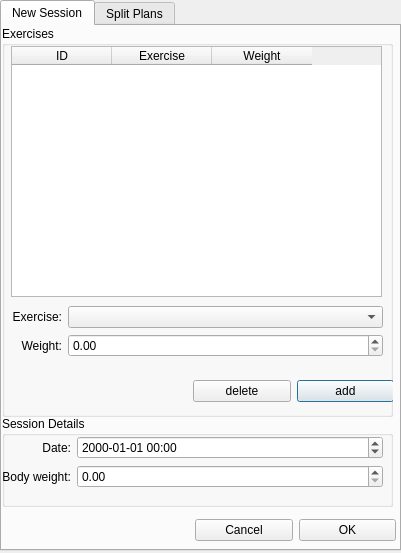
<?xml version="1.0" encoding="UTF-8"?>
<ui version="4.0">
 <class>Dialog</class>
 <widget class="QDialog" name="Dialog">
  <property name="geometry">
   <rect>
    <x>0</x>
    <y>0</y>
    <width>401</width>
    <height>553</height>
   </rect>
  </property>
  <property name="windowTitle">
   <string>Add Session</string>
  </property>
  <widget class="QTabWidget" name="tabWidget">
   <property name="geometry">
    <rect>
     <x>0</x>
     <y>0</y>
     <width>401</width>
     <height>551</height>
    </rect>
   </property>
   <property name="currentIndex">
    <number>0</number>
   </property>
   <widget class="QWidget" name="tab">
    <attribute name="title">
     <string>New Session</string>
    </attribute>
    <widget class="QGroupBox" name="groupBox">
     <property name="geometry">
      <rect>
       <x>0</x>
       <y>0</y>
       <width>391</width>
       <height>391</height>
      </rect>
     </property>
     <property name="title">
      <string>Exercises</string>
     </property>
     <widget class="QWidget" name="formLayoutWidget">
      <property name="geometry">
       <rect>
        <x>10</x>
        <y>280</y>
        <width>371</width>
        <height>61</height>
       </rect>
      </property>
      <layout class="QFormLayout" name="formLayout">
       <property name="labelAlignment">
        <set>Qt::AlignRight|Qt::AlignTrailing|Qt::AlignVCenter</set>
       </property>
       <item row="1" column="1">
        <widget class="QComboBox" name="exerciseComboBox">
         <property name="sizePolicy">
          <sizepolicy hsizetype="Expanding" vsizetype="Fixed">
           <horstretch>0</horstretch>
           <verstretch>0</verstretch>
          </sizepolicy>
         </property>
         <property name="sizeAdjustPolicy">
          <enum>QComboBox::AdjustToContents</enum>
         </property>
        </widget>
       </item>
       <item row="1" column="0">
        <widget class="QLabel" name="label">
         <property name="text">
          <string>Exercise:</string>
         </property>
         <property name="alignment">
          <set>Qt::AlignRight|Qt::AlignTrailing|Qt::AlignVCenter</set>
         </property>
        </widget>
       </item>
       <item row="2" column="0">
        <widget class="QLabel" name="label_2">
         <property name="text">
          <string>Weight:</string>
         </property>
         <property name="alignment">
          <set>Qt::AlignRight|Qt::AlignTrailing|Qt::AlignVCenter</set>
         </property>
        </widget>
       </item>
       <item row="2" column="1">
        <widget class="QDoubleSpinBox" name="weightSpinBox">
         <property name="sizePolicy">
          <sizepolicy hsizetype="Expanding" vsizetype="Fixed">
           <horstretch>0</horstretch>
           <verstretch>0</verstretch>
          </sizepolicy>
         </property>
         <property name="maximum">
          <double>500.000000000000000</double>
         </property>
        </widget>
       </item>
      </layout>
     </widget>
     <widget class="QWidget" name="gridLayoutWidget">
      <property name="geometry">
       <rect>
        <x>191</x>
        <y>340</y>
        <width>201</width>
        <height>51</height>
       </rect>
      </property>
      <layout class="QGridLayout" name="gridLayout">
       <item row="0" column="1">
        <widget class="QPushButton" name="addButton">
         <property name="text">
          <string>add</string>
         </property>
        </widget>
       </item>
       <item row="0" column="0">
        <widget class="QPushButton" name="deleteButton">
         <property name="text">
          <string>delete</string>
         </property>
        </widget>
       </item>
      </layout>
     </widget>
    </widget>
    <widget class="QTableWidget" name="exerciseTable">
     <property name="enabled">
      <bool>true</bool>
     </property>
     <property name="geometry">
      <rect>
       <x>9</x>
       <y>20</y>
       <width>371</width>
       <height>251</height>
      </rect>
     </property>
     <property name="editTriggers">
      <set>QAbstractItemView::NoEditTriggers</set>
     </property>
     <property name="selectionMode">
      <enum>QAbstractItemView::NoSelection</enum>
     </property>
     <column>
      <property name="text">
       <string>ID</string>
      </property>
     </column>
     <column>
      <property name="text">
       <string>Exercise</string>
      </property>
     </column>
     <column>
      <property name="text">
       <string>Weight</string>
      </property>
     </column>
    </widget>
    <widget class="QGroupBox" name="groupBox_2">
     <property name="geometry">
      <rect>
       <x>0</x>
       <y>390</y>
       <width>391</width>
       <height>91</height>
      </rect>
     </property>
     <property name="title">
      <string>Session Details</string>
     </property>
     <widget class="QWidget" name="formLayoutWidget_2">
      <property name="geometry">
       <rect>
        <x>0</x>
        <y>20</y>
        <width>381</width>
        <height>61</height>
       </rect>
      </property>
      <layout class="QFormLayout" name="formLayout_2">
       <property name="fieldGrowthPolicy">
        <enum>QFormLayout::AllNonFixedFieldsGrow</enum>
       </property>
       <property name="labelAlignment">
        <set>Qt::AlignRight|Qt::AlignTrailing|Qt::AlignVCenter</set>
       </property>
       <item row="0" column="0">
        <widget class="QLabel" name="label_3">
         <property name="text">
          <string>Date:</string>
         </property>
         <property name="alignment">
          <set>Qt::AlignRight|Qt::AlignTrailing|Qt::AlignVCenter</set>
         </property>
        </widget>
       </item>
       <item row="0" column="1">
        <widget class="QDateTimeEdit" name="dateTimeEdit">
         <property name="displayFormat">
          <string>yyyy-MM-dd hh:mm</string>
         </property>
        </widget>
       </item>
       <item row="1" column="0">
        <widget class="QLabel" name="label_4">
         <property name="text">
          <string>Body weight:</string>
         </property>
         <property name="alignment">
          <set>Qt::AlignRight|Qt::AlignTrailing|Qt::AlignVCenter</set>
         </property>
        </widget>
       </item>
       <item row="1" column="1">
        <widget class="QDoubleSpinBox" name="bodyweightSpinBox">
         <property name="maximum">
          <double>500.000000000000000</double>
         </property>
        </widget>
       </item>
      </layout>
     </widget>
    </widget>
    <widget class="QWidget" name="gridLayoutWidget_2">
     <property name="geometry">
      <rect>
       <x>193</x>
       <y>479</y>
       <width>201</width>
       <height>51</height>
      </rect>
     </property>
     <layout class="QGridLayout" name="gridLayout_2">
      <item row="0" column="1">
       <widget class="QPushButton" name="okButton">
        <property name="text">
         <string>OK</string>
        </property>
       </widget>
      </item>
      <item row="0" column="0">
       <widget class="QPushButton" name="cancelButton">
        <property name="text">
         <string>Cancel</string>
        </property>
       </widget>
      </item>
     </layout>
    </widget>
   </widget>
   <widget class="QWidget" name="tab_2">
    <attribute name="title">
     <string>Split Plans</string>
    </attribute>
    <widget class="QComboBox" name="splitplanComboBox">
     <property name="geometry">
      <rect>
       <x>10</x>
       <y>10</y>
       <width>181</width>
       <height>21</height>
      </rect>
     </property>
     <property name="sizeAdjustPolicy">
      <enum>QComboBox::AdjustToContents</enum>
     </property>
    </widget>
    <widget class="QTableWidget" name="splitplanTable">
     <property name="geometry">
      <rect>
       <x>10</x>
       <y>40</y>
       <width>371</width>
       <height>391</height>
      </rect>
     </property>
     <property name="editTriggers">
      <set>QAbstractItemView::NoEditTriggers</set>
     </property>
     <property name="selectionMode">
      <enum>QAbstractItemView::NoSelection</enum>
     </property>
     <column>
      <property name="text">
       <string>Exercise</string>
      </property>
     </column>
     <column>
      <property name="text">
       <string>Current Weight</string>
      </property>
     </column>
    </widget>
    <widget class="QLabel" name="label_5">
     <property name="geometry">
      <rect>
       <x>200</x>
       <y>10</y>
       <width>181</width>
       <height>21</height>
      </rect>
     </property>
     <property name="text">
      <string>Split</string>
     </property>
    </widget>
   </widget>
  </widget>
 </widget>
 <resources/>
 <connections/>
</ui>
